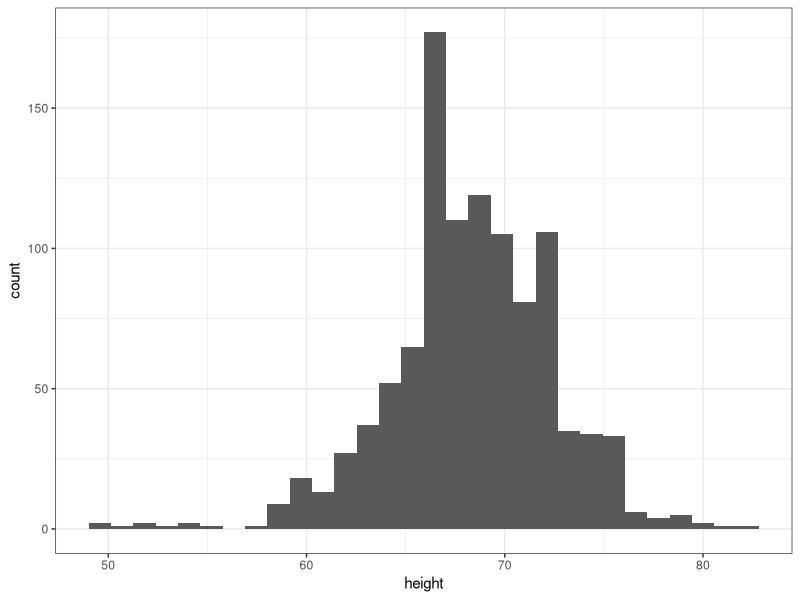
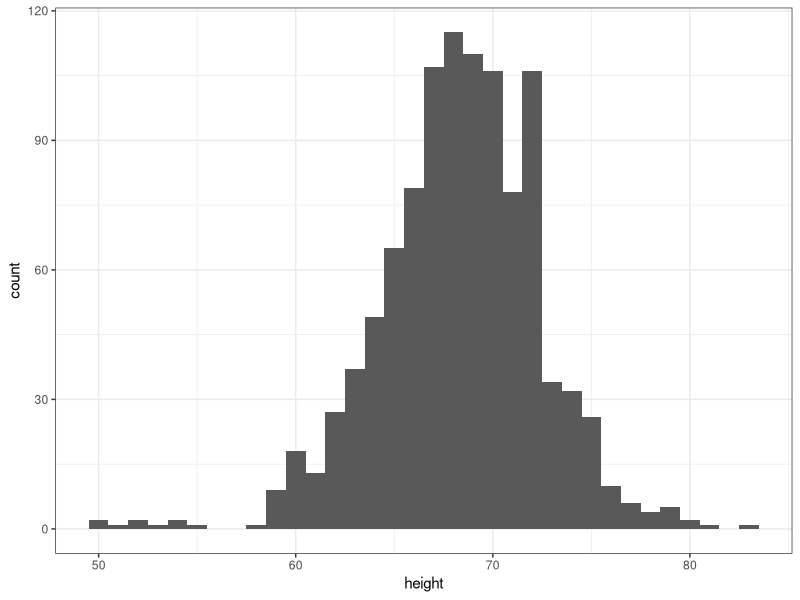
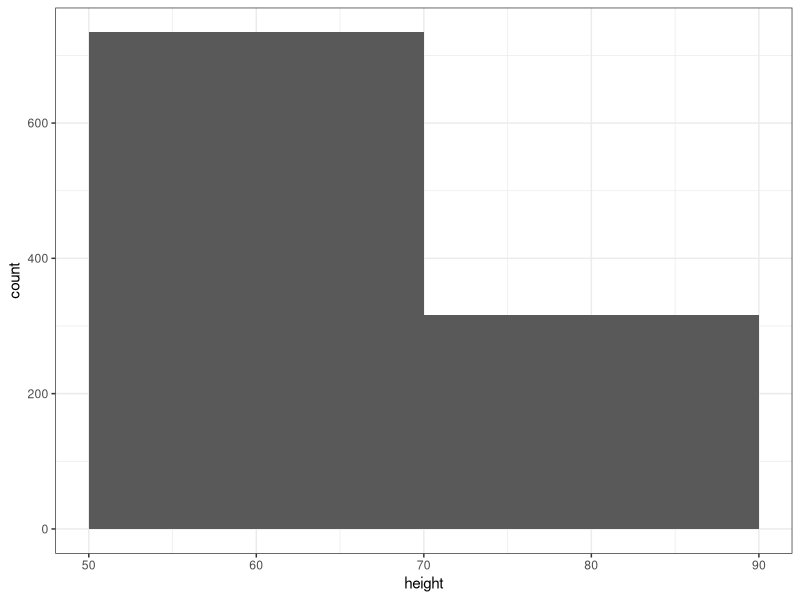
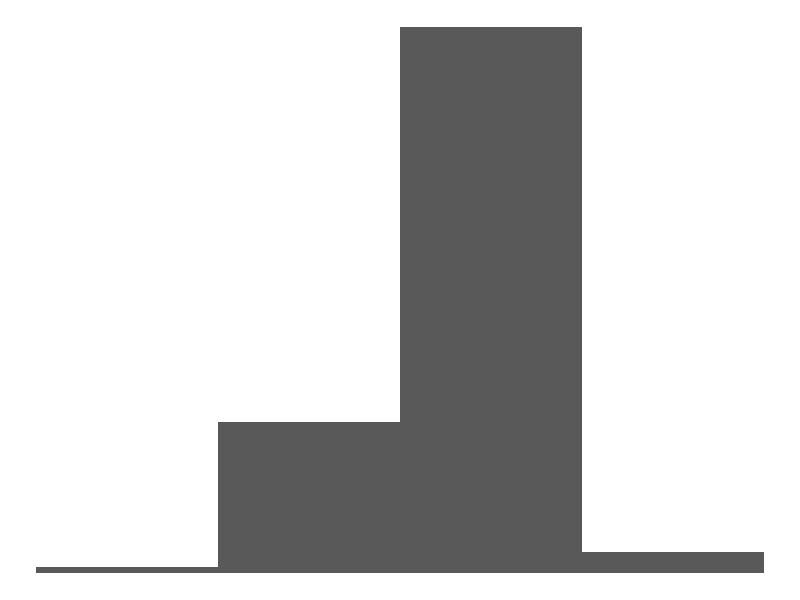
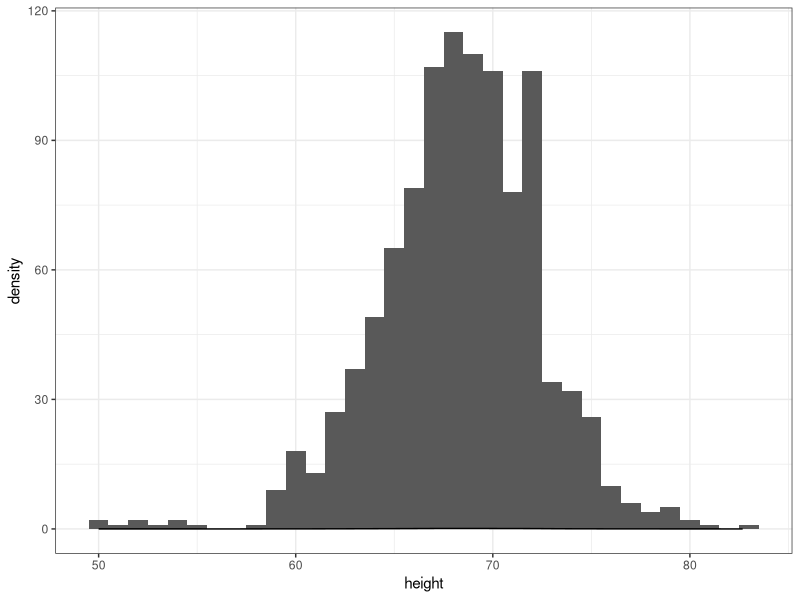
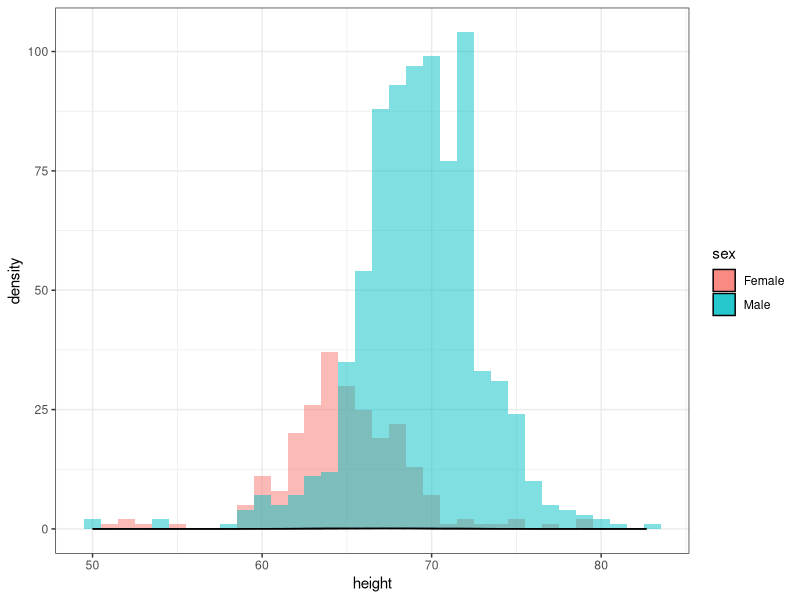
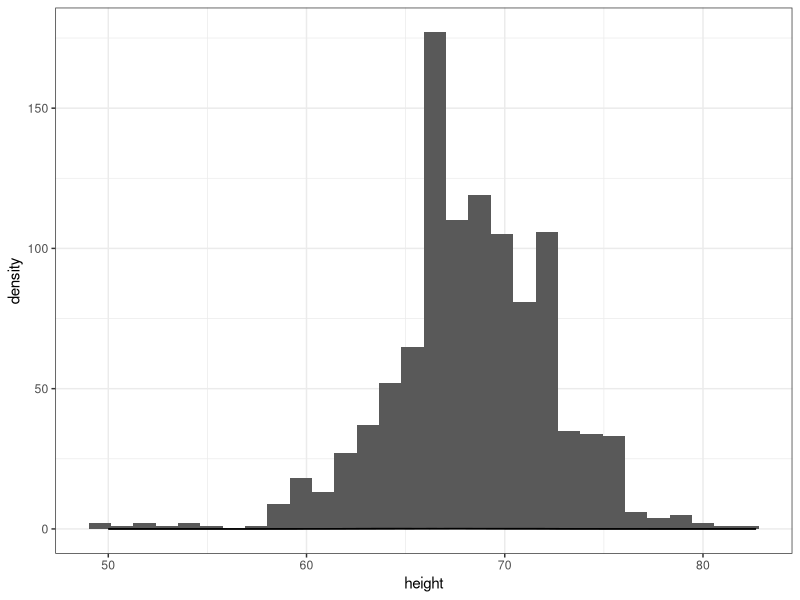
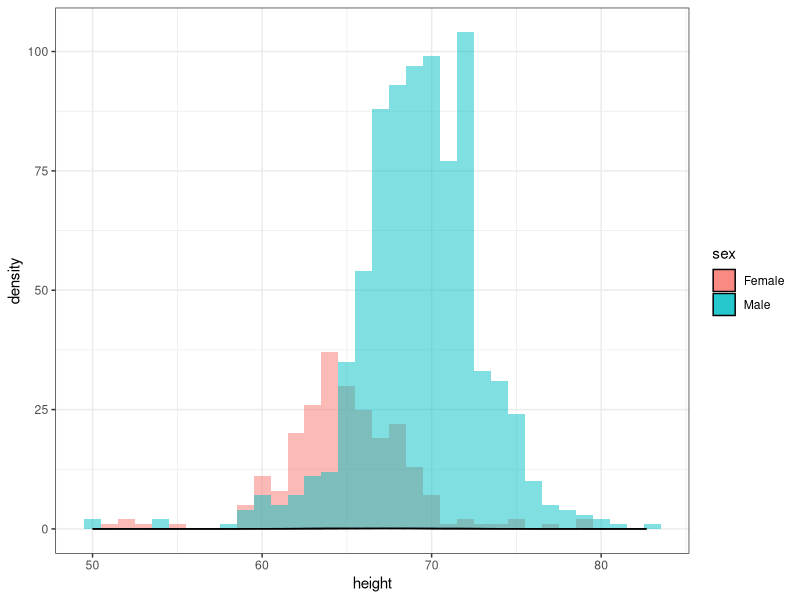

Write the R code that produced these figures, in order.
## ---- chunk 1
knitr::opts_chunk$set(echo = TRUE)
library(tidyverse)
## ---- chunk 2
#install.packages("dslabs")
library(dslabs) 
data(heights)
glimpse(heights)
## ---- chunk 3
heights %>% ggplot(aes(x = height)) + 
  geom_histogram() + 
  theme_bw()

## ---- chunk 4
heights %>% ggplot(aes(x = height)) + 
  geom_histogram(binwidth = 1) + 
  theme_bw()
heights %>% ggplot(aes(x = height)) + 
  geom_histogram(binwidth = 20) + 
  theme_bw()
heights %>% ggplot(aes(x = height)) + 
  geom_histogram(binwidth = 10) + 
  theme_void()
## ---- chunk 5
heights %>% ggplot(aes(x = height)) + 
  geom_histogram(binwidth = 1) + 
  theme_bw() + geom_density(alpha = .5)
## ---- chunk 6
heights %>% 
  ggplot(aes(x = height, group = sex, fill = sex)) + 
  geom_histogram(binwidth = 1, alpha = 0.5, position = "identity") + 
  geom_density(alpha = 0.7) +
  theme_bw()
heights %>% 
  ggplot(aes(x = height, group = sex)) + 
  geom_histogram() + 
  geom_density() +
  theme_bw()
## ---- chunk 7
heights %>% 
  ggplot(aes(x = height, group = sex, fill = sex)) + 
  geom_histogram(binwidth = 1, alpha = 0.5, position = "identity") + 
  geom_density(alpha = 0.7) +
  theme_bw()

## ---- chunk 8


## ---- chunk 9

## ---- chunk 10

## ---- chunk 11


## ---- chunk 12


## ---- chunk 13
# install.packages("pscl")
library(pscl) # loads in the package that has this data. 
## You might need to install this...

# data for presidental elections
votedata <-  presidentialElections
glimpse(votedata)
## ---- chunk 14



## ---- chunk 15



## ---- chunk 16



## ---- chunk 17


## ---- chunk 18


## ---- chunk 19



## ---- chunk 20


## ---- chunk 21
library(maps)
votedata$state <- tolower(votedata$state)  ## states need to be lowercase for linking

states_map <- map_data("state") ## this gives us the lat and long for each point of each state.
  
map_plot <-  ggplot(data =  votedata %>% filter(year == 2008), aes(map_id = state)) +
    geom_map(aes(fill = demVote), map = states_map) +
    expand_limits(x = states_map$long, y = states_map$lat)
map_plot  
## ---- chunk 22
map_plot <-  ggplot(data =  votedata %>% filter(year == 2016), aes(map_id = state)) +
  geom_map(aes(fill = demVote), map = states_map)+
  expand_limits(x = states_map$long, y = states_map$lat)
map_plot  
## ---- chunk 23


## ---- chunk 24


## ---- chunk 25


## ---- chunk 26
library(palmerpenguins)
glimpse(penguins)
## ---- chunk 27


## ---- chunk 28


## ---- chunk 29


## ---- chunk 30



## ---- chunk 31



## ---- chunk 32
